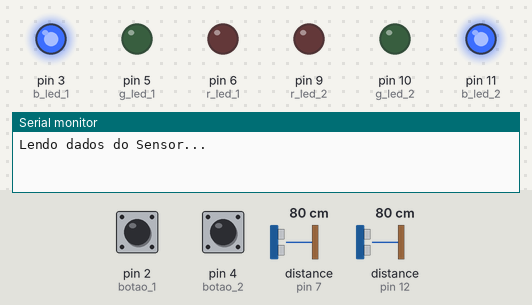
Recording of a sketch running on a simulated Arduino Uno, built with avr-gcc and run on an emulated ATmega328P. Shown: output pins drawn as LEDs (lit = HIGH), the last lines printed to the serial monitor. The test bench sets the inputs (shaded band); at power-on: distance to the obstacle (sensors on pin 7, pin 12) 80 cm, pin 2 (botao_1) LOW, pin 4 (botao_2) LOW. The echo pulse lasts 58.3 µs per cm.

Above: at 0.1 s.
1.3 s: distance to the obstacle (sensor on pin 7) set to 2 cm
At 3.3 s:
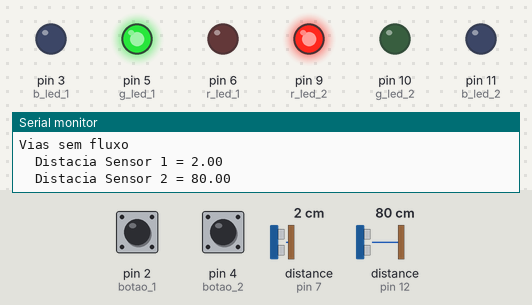
4.4 s: distance to the obstacle (sensor on pin 12) set to 17 cm
6.3 s: distance to the obstacle (sensor on pin 12) set to 12 cm
At 8.4 s:
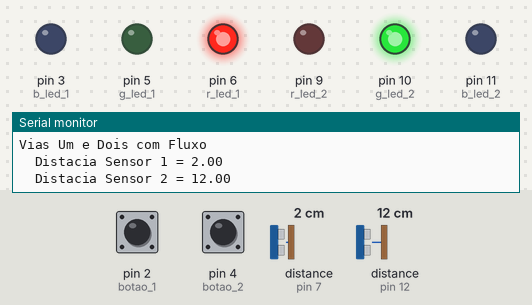
10.8 s: pin 2 (botao_1) pulled HIGH for 1 s
At 12.7 s:
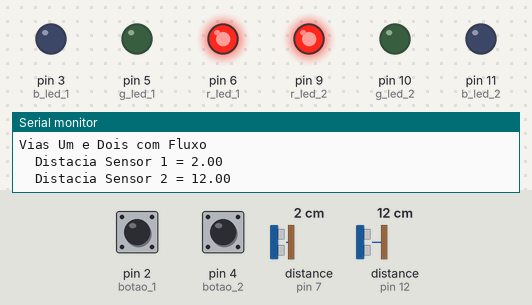
14.3 s: pin 2 (botao_1) pulled HIGH for 3.2 s
At 18.0 s:
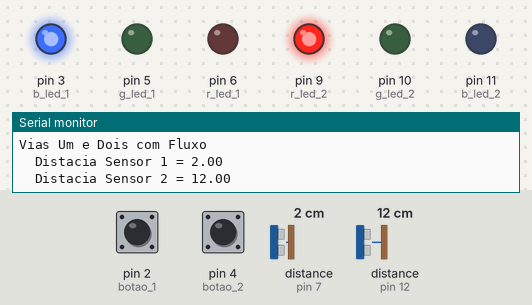
19.0 s: distance to the obstacle (sensor on pin 12) set to 35 cm
At 19.5 s:
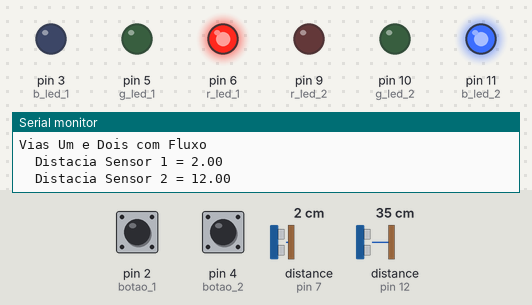
Timing chart, 0 to 21.6 s (numbered marks = the images above; inputs shaded):
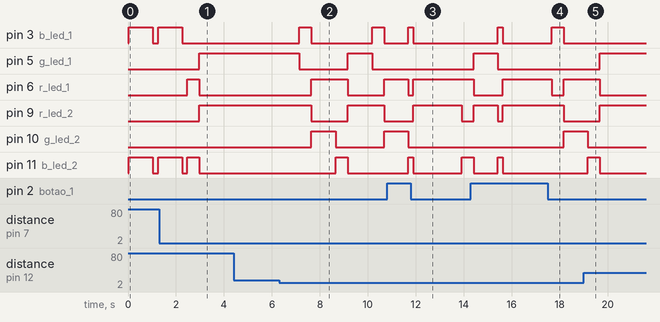

The sketch:

Sinal_de_transito.ino
```cpp
/*
   Sinal de Transito
   Altor : Wagner Dantas Garcia
   Criação : 24/10/2019
*/

// Importando as Bibliotecas
#include <HCSR04.h>

// Definindo os Pinos
#define botao_1 2
#define botao_2 4
#define echo_ultra_1 7
#define trig_ultra_1 8
#define echo_ultra_2 12
#define trig_ultra_2 13
#define r_led_1 6
#define g_led_1 5
#define b_led_1 3
#define r_led_2 9
#define g_led_2 10
#define b_led_2 11

//Inicializa o sensor nos pinos definidos acima
UltraSonicDistanceSensor ultra_1(trig_ultra_1, echo_ultra_1);
UltraSonicDistanceSensor ultra_2(trig_ultra_2, echo_ultra_2);

// Prototipos
void fechar();
void azul_1();
void azul_2();
void verde_1();
void verde_2();

// Variaveis Globais
int botao_1_press, botao_2_press;
int verde1, verde2;

void setup() {
  verde1 = verde2 = 0;
  pinMode(botao_1, INPUT);
  pinMode(botao_2, INPUT);
  pinMode(r_led_1, OUTPUT);
  pinMode(g_led_1, OUTPUT);
  pinMode(b_led_1, OUTPUT);
  pinMode(r_led_2, OUTPUT);
  pinMode(g_led_2, OUTPUT);
  pinMode(b_led_2, OUTPUT);
  Serial.begin(9600);
  Serial.println("Lendo dados do Sensor...");
}

void loop() {
  if ((digitalRead(botao_1) == HIGH) || (digitalRead(botao_2) == HIGH)) {
    fechar();
    Serial.println("Passagem de Pedestre");
  }

  if ((ultra_1.measureDistanceCm() < 15) && (ultra_2.measureDistanceCm() > 15)) {
    if (verde1 == 0) azul_1();
    verde_1();
    Serial.println("Via um com Fluxo");
    Serial.print("\tDistacia Sensor 1 = ");
    Serial.println(ultra_1.measureDistanceCm());
    Serial.print("\tDistacia Sensor 2 = ");
    Serial.println(ultra_2.measureDistanceCm());
  }
  if ((ultra_2.measureDistanceCm() < 15) && (ultra_1.measureDistanceCm() > 15)) {
    if (verde2 == 0) azul_2;
    verde_2;
    Serial.println("Via Dois com Fluxo");
    Serial.print("\tDistacia Sensor 1 = ");
    Serial.println(ultra_1.measureDistanceCm());
    Serial.print("\tDistacia Sensor 2 = ");
    Serial.println(ultra_2.measureDistanceCm());
  }
  if ((ultra_2.measureDistanceCm() < 15) && (ultra_1.measureDistanceCm() < 15)) {
    Serial.println("Vias Um e Dois com Fluxo");
    Serial.print("\tDistacia Sensor 1 = ");
    Serial.println(ultra_1.measureDistanceCm());
    Serial.print("\tDistacia Sensor 2 = ");
    Serial.println(ultra_2.measureDistanceCm());
    if (verde1 == 1) {
      azul_2();
      verde_2();
    }
    else if (verde2 == 1) {
      azul_1();
      verde_1();
    }
    else {
      verde_1();
    }
  }
  if ((ultra_2.measureDistanceCm() > 15) && (ultra_1.measureDistanceCm() > 15)) {
    digitalWrite(r_led_1, LOW);
    digitalWrite(r_led_2, LOW);
    digitalWrite(g_led_1, LOW);
    digitalWrite(g_led_2, LOW);
    digitalWrite(b_led_1, HIGH);
    digitalWrite(b_led_2, HIGH);
    delay(1000);
    digitalWrite(b_led_1, LOW);
    digitalWrite(b_led_2, LOW);
    delay(200);
    Serial.println("Vias sem fluxo");
    Serial.print("\tDistacia Sensor 1 = ");
    Serial.println(ultra_1.measureDistanceCm());
    Serial.print("\tDistacia Sensor 2 = ");
    Serial.println(ultra_2.measureDistanceCm());
  }
}

void fechar() {
  digitalWrite(r_led_1, LOW);
  digitalWrite(r_led_2, LOW);
  digitalWrite(g_led_1, LOW);
  digitalWrite(g_led_2, LOW);
  digitalWrite(b_led_1, HIGH);
  digitalWrite(b_led_2, HIGH);
  delay(200);
  digitalWrite(r_led_1, HIGH);
  digitalWrite(r_led_2, HIGH);
  digitalWrite(g_led_1, LOW);
  digitalWrite(g_led_2, LOW);
  digitalWrite(b_led_1, LOW);
  digitalWrite(b_led_2, LOW);
  delay(2000);
}
void azul_1() {
  digitalWrite(r_led_1, HIGH);
  digitalWrite(r_led_2, LOW);
  digitalWrite(g_led_1, LOW);
  digitalWrite(g_led_2, LOW);
  digitalWrite(b_led_1, LOW);
  digitalWrite(b_led_2, HIGH);
  delay(500);
}
void verde_1() {
  verde1 = 1;
  verde2 = 0;
  digitalWrite(r_led_1, LOW);
  digitalWrite(r_led_2, HIGH);
  digitalWrite(g_led_1, HIGH);
  digitalWrite(g_led_2, LOW);
  digitalWrite(b_led_1, LOW);
  digitalWrite(b_led_2, LOW);
  delay(1000);
}
void azul_2() {
  digitalWrite(r_led_1, LOW);
  digitalWrite(r_led_2, HIGH);
  digitalWrite(g_led_1, LOW);
  digitalWrite(g_led_2, LOW);
  digitalWrite(b_led_1, HIGH);
  digitalWrite(b_led_2, LOW);
  delay(500);
}
void verde_2() {
  verde2 = 1;
  verde1 = 0;
  digitalWrite(r_led_1, HIGH);
  digitalWrite(r_led_2, LOW);
  digitalWrite(g_led_1, LOW);
  digitalWrite(g_led_2, HIGH);
  digitalWrite(b_led_1, LOW);
  digitalWrite(b_led_2, LOW);
  delay(1000);
}
```

Measured:
- the behaviour switches between 15 and 14 cm on distance to the obstacle (sensor on pin 12) (found by bisection; images 1 and 2)
- after the input at 1.3 s, pin 3 (b_led_1): goes on until 2.3 s, then stays LOW; pin 5 (g_led_1), pin 9 (r_led_2): LOW → HIGH after 1.7 s; pin 6 (r_led_1): LOW → HIGH after 1.2 s, → LOW 0.50 s later
- after the input at 6.3 s, pin 3 (b_led_1): alternates HIGH for 0.50 s and LOW for 2.5 s, starting after 0.83 s; pin 5 (g_led_1): HIGH → LOW after 0.83 s, → HIGH 2.0 s later, → LOW 1.0 s later
- after the input at 10.8 s, pin 5 (g_led_1): stays LOW (without the input it goes to HIGH after 1.4 s); pin 10 (g_led_2): goes on until 11.7 s, then stays LOW
- after the input at 14.3 s, pin 5 (g_led_1): goes on until 15.4 s, then stays LOW
- after the input at 19.0 s, pin 3 (b_led_1): stays LOW (without the input it goes to HIGH after 1.7 s); pin 5 (g_led_1), pin 9 (r_led_2): goes on until 19.7 s, then stays HIGH; pin 6 (r_led_1): goes on until 19.7 s, then stays LOW; pin 10 (g_led_2): goes on until 19.2 s, then stays LOW
